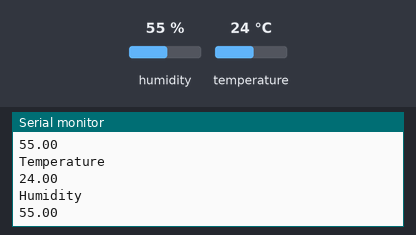
The sketch below on a simulated ESP8266 (NodeMCU). Shown: the last lines printed to the serial monitor. The inputs (shaded band) are chosen by the test bench; at power-on: humidity 55 %, temperature 24 °C. WiFi joins after 1.5 s; servers stay silent unless stated.

Above: at 4.2 s.
4.3 s: humidity set to 22 %
At 8.5 s:
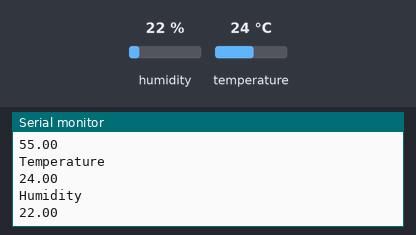
8.7 s: temperature set to 12 °C
At 12.3 s:
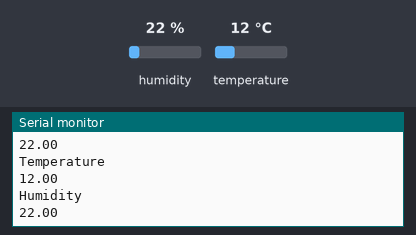
13.1 s: humidity set to 40 %
At 15.8 s:
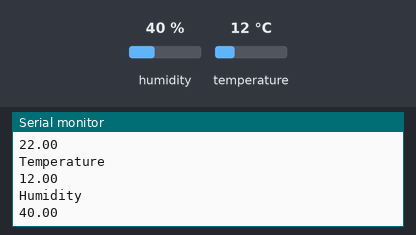
Timing chart, 0 to 17.3 s (numbered marks = the images above; inputs shaded):
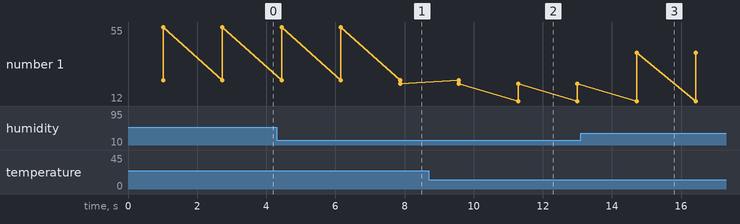

The sketch:

dht_tgspk.ino
```cpp
#include <ESP8266WiFi.h>
#include <WiFiClient.h>
#include <ThingSpeak.h>
#include <DHT.h>
#define dpin D4

DHT dht(dpin,DHT11);
const char* ssid = "Virus infected Wi-Fi!"; //Your Network SSID
const char* password = "laddusai1"; //Your Network Password
WiFiClient client;
unsigned long myChannelNumber = 1015997; //Your Channel Number (Without Brackets)
const char* myWriteAPIKey = "3LG35OKDL0XJPQFS"; //Your Write API Key
void setup() {
  // put your setup code here, to run once:

WiFi.begin(ssid, password);
ThingSpeak.begin(client);
dht.begin();

Serial.begin(9600);

}
void loop() {
  // put your main code here, to run repeatedly:
float temp= dht.readTemperature();
float hum= dht.readHumidity();
delay(1000);
Serial.println("Temperature");
Serial.println(temp);
Serial.println("Humidity");
Serial.println(hum);

ThingSpeak.writeField(myChannelNumber, 1,temp, myWriteAPIKey); //Update in ThingSpeak
ThingSpeak.writeField(myChannelNumber, 2,hum, myWriteAPIKey);
delay(100);
}
```

Measured:
- after the input at 4.3 s, the serial monitor: prints a new line after 3.6 s (image 1)
- after the input at 8.7 s, the serial monitor: prints a new line after 2.6 s (image 2)
- after the input at 13.1 s, the serial monitor: prints a new line after 1.6 s (image 3)
- plotted number 1: 55 → 22 after the input at 4.3 s, 22 → 40 after the input at 13.1 s
